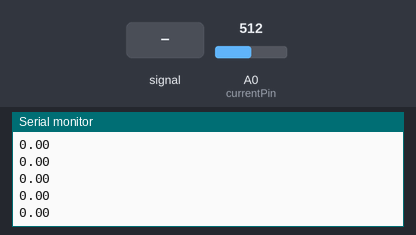
Simulated run of this sketch. Board: Arduino Uno, built with avr-gcc and run on an emulated ATmega328P. Parts: the last lines printed to the serial monitor. The inputs (shaded band) are chosen by the test bench; at power-on: A0 (currentPin) = 512.

Above: at 1.2 s.
1.3 s: A0 (currentPin) fed a 200 Hz sine of ±81 counts around its level
At 1.31 s:
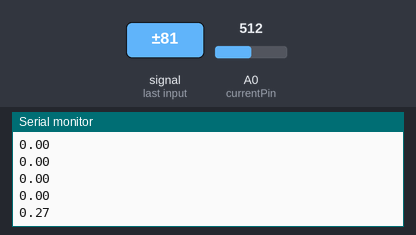
2.8 s: A0 (currentPin) set to 716
At 2.81 s:
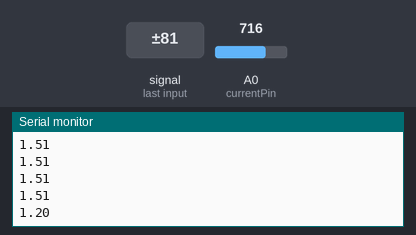
4.3 s: A0 (currentPin) set to 900
At 4.31 s:
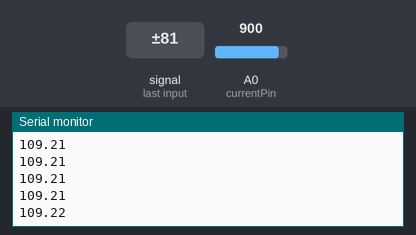
Timing chart, 0 to 7.3 s (numbered marks = the images above; inputs shaded):
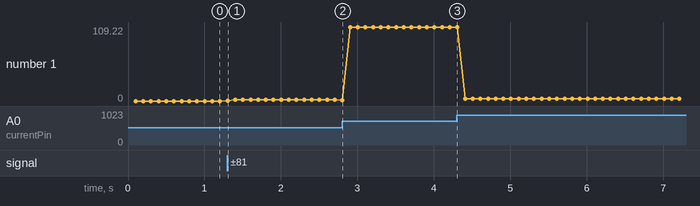

The sketch:

curSenAC.ino
```cpp
const int currentPin = 0;
const unsigned long sampleTime = 100000UL;                           // sample over 100ms, it is an exact number of cycles for both 50Hz and 60Hz mains
const unsigned long numSamples = 250UL;                               // choose the number of samples to divide sampleTime exactly, but low enough for the ADC to keep up
const unsigned long sampleInterval = sampleTime/numSamples;  // the sampling interval, must be longer than then ADC conversion time,adc conversion time = 100 microSeconds
const int adc_zero = 512;                                                     // relative digital zero of the arudino input from ACS712 (could make this a variable and auto-adjust it)

void setup()
{
 Serial.begin(9600);
}

void loop()
{
    unsigned long currentAcc = 0;
    unsigned int count = 0;
    unsigned long prevMicros = micros() - sampleInterval;
    while (count < numSamples)
    {
        if (micros() - prevMicros >= sampleInterval)
        {
             int adc_raw = analogRead(currentPin) - adc_zero;
             currentAcc += (unsigned long)(adc_raw * adc_raw);
             ++count;
             prevMicros += sampleInterval;
        }
    }

    float rms = sqrt((float)currentAcc/(float)numSamples) * (27 / 1024.0);
    Serial.println(rms);
}
```

Measured:
- after the input at 1.3 s, the serial monitor: prints a new line at once (image 1)
- after the input at 2.8 s, the serial monitor: prints a new line at once (image 2)
- after the input at 4.3 s, the serial monitor: prints a new line at once (image 3)
- plotted number 1: 0 → 1.51 after the input at 1.3 s, 1.51 → 109.21 after the input at 2.8 s, 109.21 → 3.68 after the input at 4.3 s
